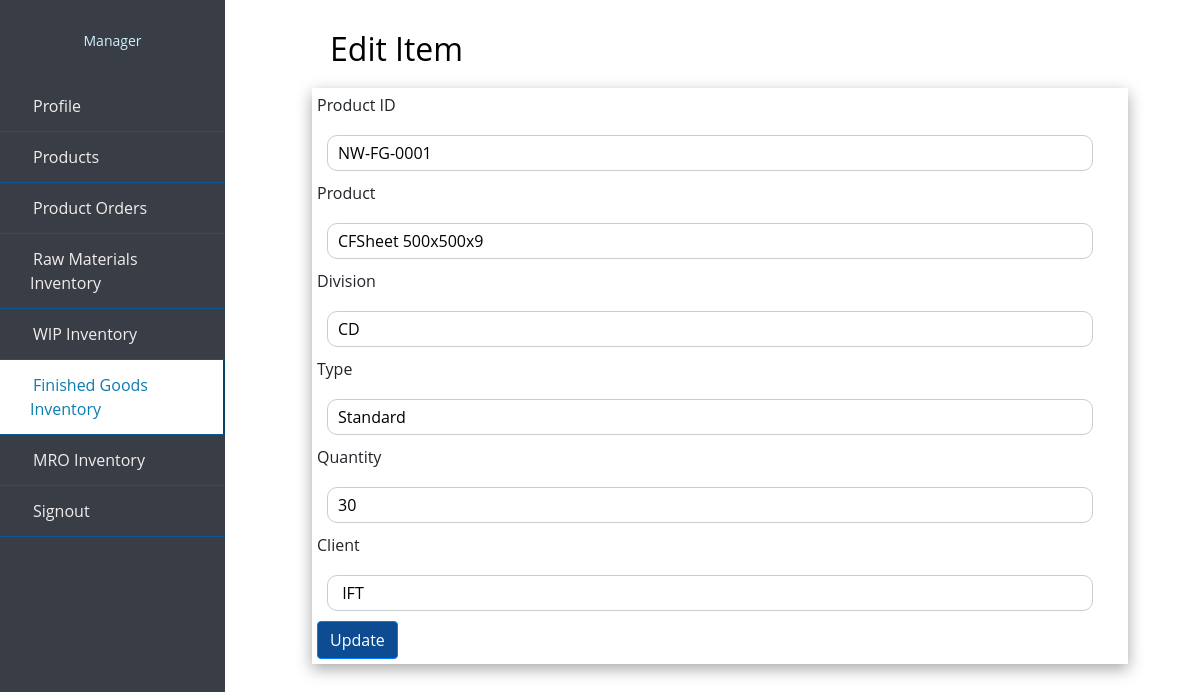
Page /edit_manager_finishedg.php?editid=NW-FG-0001 on the committed database.
### tables this page shows
CREATE TABLE `finished_goods` (
  `product_id` varchar(10) NOT NULL,
  `product` varchar(50) NOT NULL,
  `division` varchar(50) NOT NULL,
  `type` varchar(20) NOT NULL,
  `quantity` int(10) NOT NULL,
  `client` varchar(10) NOT NULL
);

### edit_manager_finishedg.php (the view, shortened to what this page needs)
<?php
include 'partial/dbconnect.php';
if(isset($_GET['editid'])){
$product_id=$_GET['editid'];
$sql="SELECT * FROM `finished_goods` WHERE product_id = '$product_id'";
$result=$conn->query($sql);
$data=$result->fetch_assoc();
}
?>
<!doctype html>
<html lang="en">
  <head>
    <link rel="stylesheet" href="https://stackpath.bootstrapcdn.com/bootstrap/4.4.1/css/bootstrap.min.css">
    <link rel="stylesheet" href="style.css">
    <link rel="stylesheet" href="https://cdn.jsdelivr.net/npm/bootstrap-icons@1.7.2/font/bootstrap-icons.css">
  </head>
  <body>
  <div class="wrapper">
        <div class="sidebar">
            <div class="profile">
            <p>Manager</p>
            </div>
            <ul>
                <li>
                    <a href="manager_profile.php">
                        <span class="item">Profile</span>
                    </a>
                </li>
                <li>
                    <a href="manager_products.php">
                        <span class="item">Products</span>
                    </a>
                </li>
                <li>
                    <a href="manager_porders.php">
                        <span class="item">Product Orders</span>
                    </a>
                </li>
                <li>
                    <a href="manager_rawmaterials.php">
                        <span class="item">Raw Materials Inventory</span>
                    </a>
                </li>
                <li>
                    <a href="manager_wip.php">
                        <span class="item">WIP Inventory</span>
                    </a>
                </li>
                <li>
                    <a href="manager_finishedg.php"  class="active">
                        <span class="item">Finished Goods Inventory</span>
                    </a>
                </li>
                <li>
                    <a href="manager_mro.php">
                        <span class="item">MRO Inventory</span>
                    </a>
                </li>
                <li>
                        <a href="/project/logout.php"><span class="item">Signout</span></a>
                </li>
  </ul>
       </div>
</div>
<div class="content">
<h2 class="heading">Edit Item</h2>
<div class="box">
<div>
  <form action="manager_modify_fg.php?editid=<?= $product_id?>" method="post">
  <label>Product ID</label>
    <input type="text"  name="product_id" placeholder="Product ID" value="<?= $data['product_id']?>">
    <br>
    <label>Product</label>
    <input type="text"  name="product" placeholder="product" value="<?= $data['product']?>">
    <br>
    <label>Division</label>
    <input type="text"  name="division" placeholder="division" value="<?= $data['division']?>">
    <br>
    <label>Type</label>
    <br>
    <input type="text"  name="type" placeholder="type" value="<?= $data['type']?>">
    <br>
    <label>Quantity</label>
    <br>
    <input type="text"  name="quantity" placeholder="quantity" value="<?= $data['quantity']?>">
    <br>
    <label>Client</label>
    <br>
    <input type="text"  name="client" placeholder="client" value="<?= $data['client']?>">
    <button type="submit" class="btn btn-primary" name="update">Update</button>
  </form>
  </div>
</div>
</div>
</body>
</html>

### style.css (style rules this page uses)
h2 { color: #8EC3B0; }
.item { padding: 3px; text-align: center; }
.wrapper .sidebar { background:#393E46; position: fixed; top: 0; left: 0; width: 225px; height: 100%; padding: 20px 0; transition: all 0.5s ease; }
.wrapper .sidebar .profile { margin-bottom: 30px; text-align: center; }
.wrapper .sidebar .profile p { color: rgb(206, 240, 253); font-size: 14px; }
.wrapper .sidebar ul li a { display: block; padding: 13px 30px; border-bottom: 1px solid #10558d; color: rgb(241, 237, 237); font-size: 16px; position: relative; }
.wrapper .sidebar ul li a:hover, .wrapper .sidebar ul li a.active { color: #0c7db1; background:white; border-right: 2px solid rgb(5, 68, 104); }
.wrapper .sidebar ul li a:hover:before, .wrapper .sidebar ul li a.active:before { display: block; }
.content { border: 1px; background-color: #FEFCF3 ; margin-top: 80px; margin-bottom: 60px; margin-right: 20px; margin-left: 250px; }

### edit_manager_finishedg.php (style rules this page uses)
.content { border: 1px; margin-top: 30px; margin-bottom: 60px; margin-right: 0px; margin-left: 240px; word-wrap: break-word; background-color:white; }
* { list-style: none; text-decoration: none; margin: 0; padding: 0; box-sizing: border-box; font-family: 'Open Sans', sans-serif; }
.content .box { padding: 5px; width: 85%; box-shadow: rgba(0, 0, 0, 0.35) 0px 5px 15px; display: block; margin-left: auto; margin-right: auto; }
input[type=text], select { width: 95%; padding: 5px 10px; margin-top: 10px; margin-bottom: 10px; margin-right: 0px; margin-left: 10px; display: inline-block; border: 1px solid #ccc; border-radius: 10px; box-sizing: border-box; }
.heading { margin-left: 90px; color: black; margin-bottom: 20px; }
.btn-primary, .btn-primary:hover, .btn-primary:active, .btn-primary:visited { background-color: #0D4C92; }

### rows in the picture
finished_goods: product_id "NW-FG-0001", product "CFSheet 500x500x9", division "CD", type "Standard", quantity "30", client "IFT"
